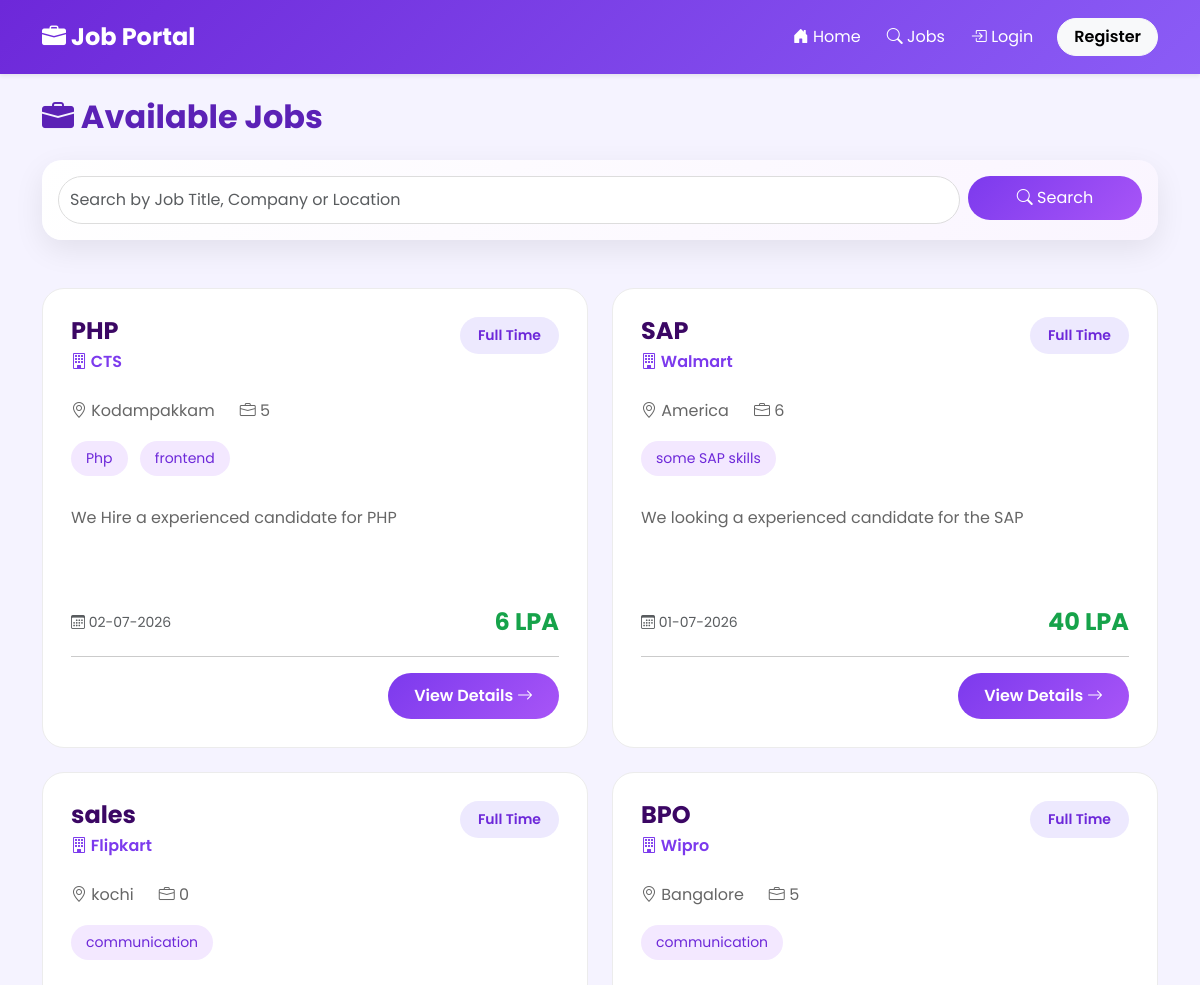
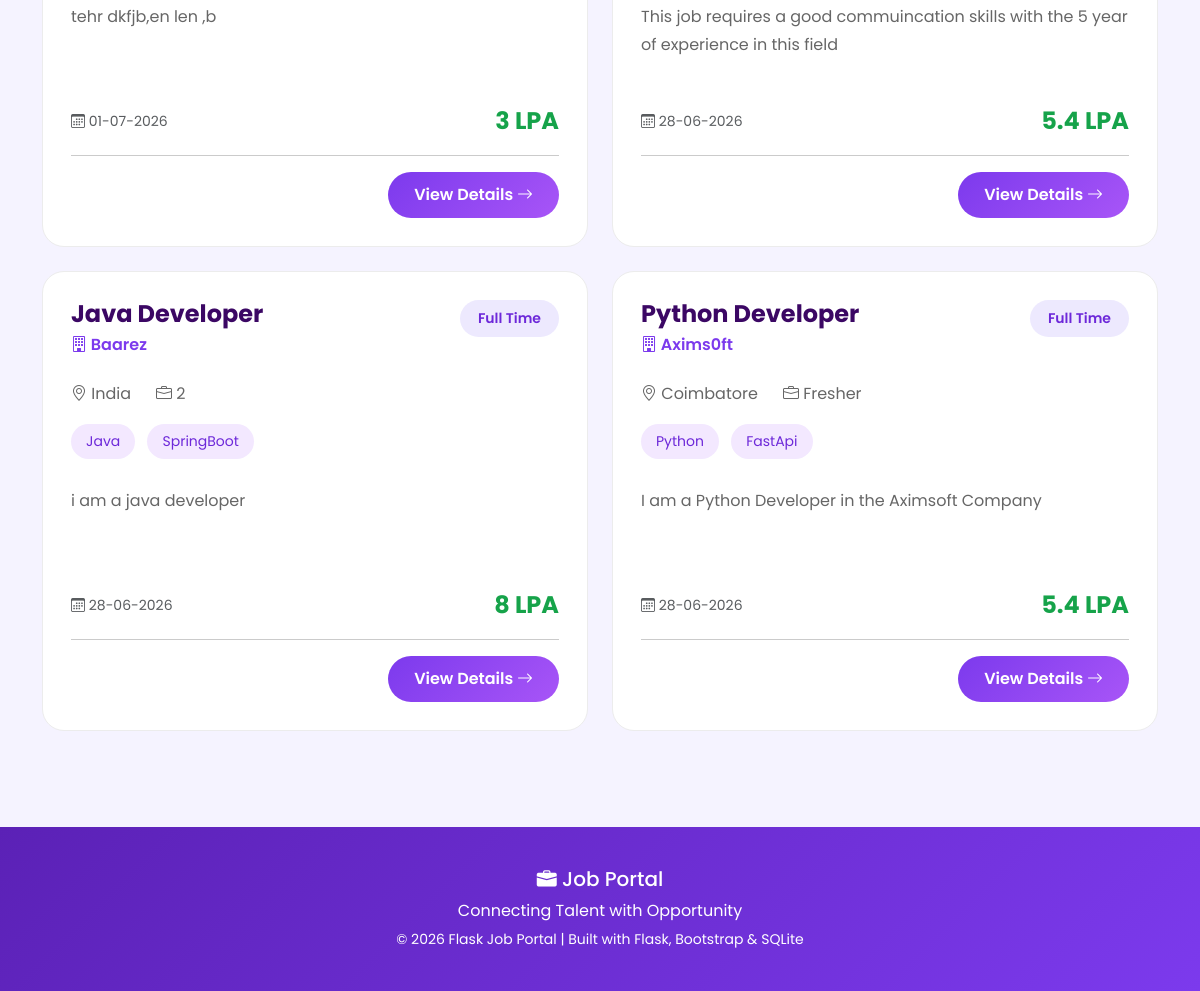
Page /jobs on the committed database (2 pictures, top to bottom).
### tables this page shows
CREATE TABLE jobs
    (
        id INTEGER PRIMARY KEY AUTOINCREMENT,

        employer_id INTEGER NOT NULL,

        company_name TEXT NOT NULL,

        job_title TEXT NOT NULL,

        location TEXT NOT NULL,

        experience TEXT NOT NULL,

        salary TEXT NOT NULL,

        skills TEXT NOT NULL,

        description TEXT NOT NULL,

        posted_date TEXT NOT NULL,

        FOREIGN KEY (employer_id)
        REFERENCES users(id)
    );

### app.py (the view)
@app.route("/jobs")
def jobs():
    search = request.args.get("search", "").strip()
    if search:
        jobs = search_jobs(search)
    else:
        jobs = get_all_jobs()
    return render_template(
        "jobs.html",
        jobs=jobs,
        search=search
    )

### database.py (called while the page is built)
def get_connection():
    conn = sqlite3.connect(DATABASE_NAME)
    conn.row_factory = sqlite3.Row
    return conn

def get_all_jobs():
    conn = get_connection()
    jobs = conn.execute("""
    SELECT *
    FROM jobs
    ORDER BY id DESC
    """).fetchall()
    conn.close()
    return jobs

### templates/jobs.html (shortened to what this page needs)
{% extends "base.html" %}
{% block content %}
<h2 class="page-title mb-4">
    <i class="bi bi-briefcase-fill"></i>
    Available Jobs
</h2>
<div class="card search-card mb-5">
    <div class="card-body">
        <form method="GET">
            <div class="row g-2">
                <div class="col-md-10">
                    <input
                        type="text"
                        name="search"
                        class="form-control"
                        placeholder="Search by Job Title, Company or Location"
                        value="{{ request.args.get('search', '') }}">
                </div>
                <div class="col-md-2">
                    <button
                        class="btn btn-primary w-100">
                        <i class="bi bi-search"></i>
                        Search
                    </button>
                </div>
            </div>
        </form>
    </div>
</div>
{% if jobs %}
<div class="row">
{% for job in jobs %}
<div class="col-lg-6 mb-4">
    <div class="job-list-card">
        <div class="job-top">
            <div>
                <h4 class="job-title">
                    {{ job["job_title"] }}
                </h4>
                <h6 class="company-name">
                    <i class="bi bi-building"></i>
                    {{ job["company_name"] }}
                </h6>
            </div>
            <span class="job-type">
                Full Time
            </span>
        </div>
        <div class="job-info">
            <span>
                <i class="bi bi-geo-alt"></i>
                {{ job["location"] }}
            </span>
            <span>
                <i class="bi bi-briefcase"></i>
                {{ job["experience"] }}
            </span>
        </div>
        <div class="skills">
            {% for skill in job["skills"].split(",") %}
                <span class="skill-chip">
                    {{ skill.strip() }}
                </span>
            {% endfor %}
        </div>
        <p class="job-description">
            {{ job["description"][:160] }}
        </p>
        <div class="job-bottom">
            <div>
                <small class="text-muted">
                    <i class="bi bi-calendar3"></i>
                    {{ job["posted_date"] }}
                </small>
            </div>
            <div class="salary">
                {{ job["salary"] }} LPA
            </div>
        </div>
        <hr>
        <div class="text-end">
            <a
                href="{{ url_for('job_details', job_id=job['id']) }}"
                class="details-btn">
                View Details
                <i class="bi bi-arrow-right"></i>
            </a>
        </div>
    </div>
</div>
{% endfor %}
</div>
{% endif %}
{% endblock %}x

### static/css/style.css (style rules this page uses)
body { font-family:'Poppins',sans-serif; background:#f5f3ff; color:#333; }
a { text-decoration:none; }
.card { border:none; border-radius:18px; overflow:hidden; box-shadow:0 10px 30px rgba(0,0,0,.08); transition:.35s; }
.btn-primary { background:linear-gradient( 135deg, #7C3AED, #A855F7 ); border:none; border-radius:30px; padding:10px 25px; transition:.3s; }
.form-control, .form-select { border-radius:12px; padding:11px; border:1px solid #ddd; transition:.3s; }
.page-title { font-weight:700; color:#5B21B6; }
.search-card { border-radius:20px; background:linear-gradient( 135deg, #ffffff, #faf5ff ); }
.search-card .form-control { border-radius:50px; }
.search-card .btn { border-radius:50px; }
.company-name { color:#7C3AED; font-weight:600; }
.job-list-card { background:white; border-radius:22px; padding:28px; transition:.35s; border:1px solid #ececec; height:100%; }
.job-top { display:flex; justify-content:space-between; align-items:flex-start; margin-bottom:20px; }
.job-title { font-size:24px; font-weight:700; color:#3b0764; margin-bottom:6px; }
.job-type { background:#ede9fe; color:#6D28D9; padding:8px 18px; border-radius:30px; font-size:14px; font-weight:600; }
.job-info { display:flex; gap:25px; margin-bottom:18px; color:#666; }
.skills { margin-bottom:20px; }
.skill-chip { display:inline-block; background:#f3e8ff; color:#6D28D9; padding:7px 15px; border-radius:30px; margin-right:8px; margin-bottom:8px; font-size:14px; }
.job-description { color:#666; line-height:1.7; min-height:80px; }
.job-bottom { display:flex; justify-content:space-between; align-items:center; margin-top:20px; }
.salary { font-size:24px; font-weight:700; color:#16A34A; }
.details-btn { display:inline-block; padding:11px 26px; background:linear-gradient( 135deg, #7C3AED, #A855F7 ); color:white; border-radius:30px; transition:.3s; font-weight:600; }

### rows in the picture
jobs: job_title "PHP", company_name "CTS", location "Kodampakkam", experience "5", strip "Php" "frontend", description "We Hire a experienced candidate for PHP", posted_date "02-07-2026", salary "6"
jobs: job_title "SAP", company_name "Walmart", location "America", experience "6", strip "some SAP skills", description "We looking a experienced candidate for the SAP", posted_date "01-07-2026", salary "40"
jobs: job_title "sales", company_name "Flipkart", location "kochi", experience "0", strip "communication", description "tehr dkfjb,en len ,b", posted_date "01-07-2026", salary "3"
jobs: job_title "BPO", company_name "Wipro", location "Bangalore", experience "5", strip "communication", description "This job requires a good commuincation skills with the 5 year of experience in this field", posted_date "28-06-2026", salary "5.4"
jobs: job_title "Java Developer", company_name "Baarez", location "India", experience "2", strip "Java" "SpringBoot", description "i am a java developer", posted_date "28-06-2026", salary "8"
jobs: job_title "Python Developer", company_name "Axims0ft", location "Coimbatore", experience "Fresher", strip "Python" "FastApi", description "I am a Python Developer in the Aximsoft Company", posted_date "28-06-2026", salary "5.4"
